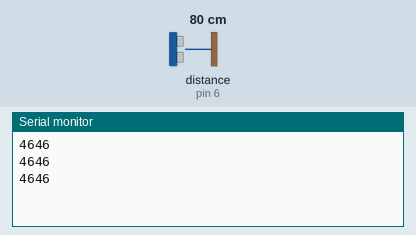
Simulated run of this sketch. Board: Arduino Uno, built with avr-gcc and run on an emulated ATmega328P. Shown: the last lines printed to the serial monitor. Wiring (inferred from the names in the program): ultrasonic range finder: trigger pin 7; echo pin 6. The inputs (shaded band) are chosen by the test bench; at power-on: distance to the obstacle (sensor on pin 6) 80 cm. The echo pulse lasts 58.3 µs per cm.

Above: at 1.3 s.
1.4 s: distance to the obstacle (sensor on pin 6) set to 2 cm
At 1.9 s:
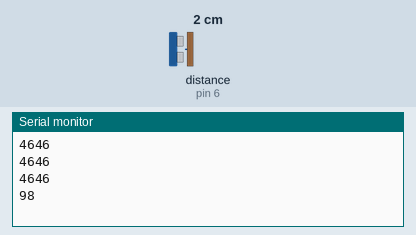
2.9 s: distance to the obstacle (sensor on pin 6) set to 4 cm
At 3.4 s:
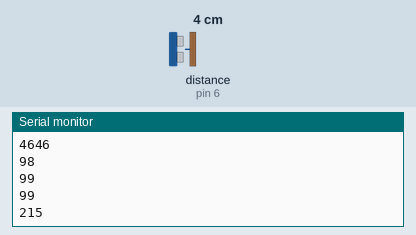
Timing chart, 0 to 5.9 s (numbered marks = the images above; inputs shaded):
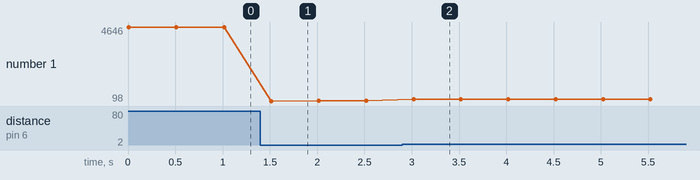

The sketch:

Arduino_pirmas.ino
```cpp
#define trigPin 7
#define echoPin 6

void setup() {
  pinMode(trigPin, OUTPUT);
  pinMode(echoPin, INPUT);
  Serial.begin(9600);
}
void loop(){
  long duration, distance;
  digitalWrite(trigPin, LOW);
  delayMicroseconds(2);
  digitalWrite(trigPin, HIGH);
  delayMicroseconds(2);
  digitalWrite(trigPin, LOW);
  duration= pulseIn(echoPin, HIGH);
  distance = (3.4 * duration)*200;
  Serial.println(duration);
  delay(500);
}
```

Measured:
- after the input at 1.4 s, the serial monitor: prints a new line after 0.12 s (image 1)
- after the input at 2.9 s, the serial monitor: prints a new line after 0.12 s (image 2)
- plotted number 1: 4646 → 99 after the input at 1.4 s, 99 → 216 after the input at 2.9 s
